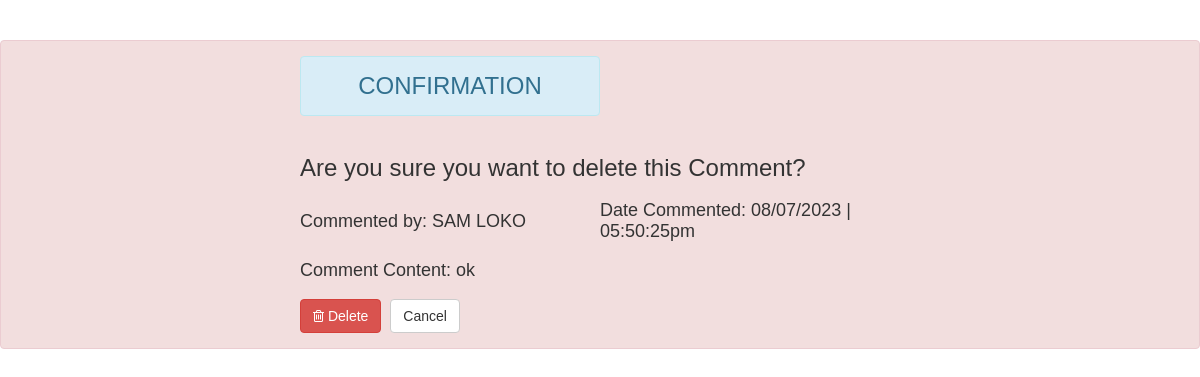
Screenshot of /admin/admin_forum/del_comment.php?comment_id=149&post_id=160 (signed in) with the database file from the repository.
### tables this page shows
CREATE TABLE `comment` (
  `comment_id` int(11) NOT NULL,
  `comment_content` text NOT NULL,
  `post_id` int(11) NOT NULL,
  `date_commented` varchar(100) NOT NULL,
  `member_id` int(11) NOT NULL,
  `access` varchar(100) NOT NULL,
  `delstatus` int(11) NOT NULL
);

CREATE TABLE `members` (
  `member_id` int(11) NOT NULL,
  `image` varchar(100) NOT NULL,
  `firstname` varchar(20) NOT NULL,
  `surname` varchar(20) NOT NULL,
  `phnnumber` varchar(100) NOT NULL,
  `sex` varchar(6) NOT NULL,
  `invite` varchar(100) NOT NULL,
  `date_of_birth` varchar(100) NOT NULL,
  `username` varchar(100) NOT NULL,
  `password` varchar(100) NOT NULL,
  `access` varchar(50) NOT NULL,
  `status` varchar(100) NOT NULL,
  `acct_status` varchar(100) NOT NULL,
  `topic_ctr` int(11) NOT NULL,
  `threads_ctr` int(11) NOT NULL,
  `replies_ctr` int(11) NOT NULL,
  `delstatus` int(11) NOT NULL
);

### admin/admin_forum/del_comment.php (the view, shortened to what this page needs)
<?php
	include('header.php');
    $comment_id=$_GET['comment_id'];
   	$post_query = $conn->query("select * from comment LEFT JOIN members on comment.member_id = members.member_id where comment_id='$comment_id'");
									while($post_row = $post_query->fetch())
                                    {
?>
<form target="_self" method="post" action="del_comment.php">
<div class="alert alert-danger">
<center>
<table width="600" border="0">
<tr>
<td  >
<div class="alert alert-info">
 <font size="5">
 <center>
 CONFIRMATION </center></font> </div>
</td><td></td></tr>
<tr><td colspan="2">&nbsp;</td></tr>
<tr>
<td colspan="2">
 <font size="5">
Are you sure you want to delete this Comment?
 </font>
</td></tr>
<tr><td colspan="2">&nbsp;</td></tr>
<tr><td> <font size="4"><?php echo "Commented by: ".$post_row['firstname']." ".$post_row['surname'];?> </font></td>
<td> <font size="4"><?php echo  "Date Commented: ".$post_row['date_commented'] ;?> </font></td>
</tr>
<tr><td colspan="2">&nbsp;</td></tr>
<tr><td colspan="2"> <font size="4"><?php echo   "Comment Content: ".$post_row['comment_content'] ;?> </font></td>
 </tr>
<tr><td colspan="2">&nbsp;</td></tr>
<tr>
<td width="300">
<button class="btn btn-danger" name="delete" ><li class="fa fa-trash-o"></li> Delete</button>
 &nbsp;<a href="home.php" class="btn btn-default"  >Cancel</a>
</td>
<td></td>
</tr>
</table></center>
</div>
</form>
	<?php }
                    ?>

### rows the page displays
comment: member.firstname "SAM", member.surname "LOKO", date_commented "08/07/2023 | 05:50:25pm", comment_content "ok"
